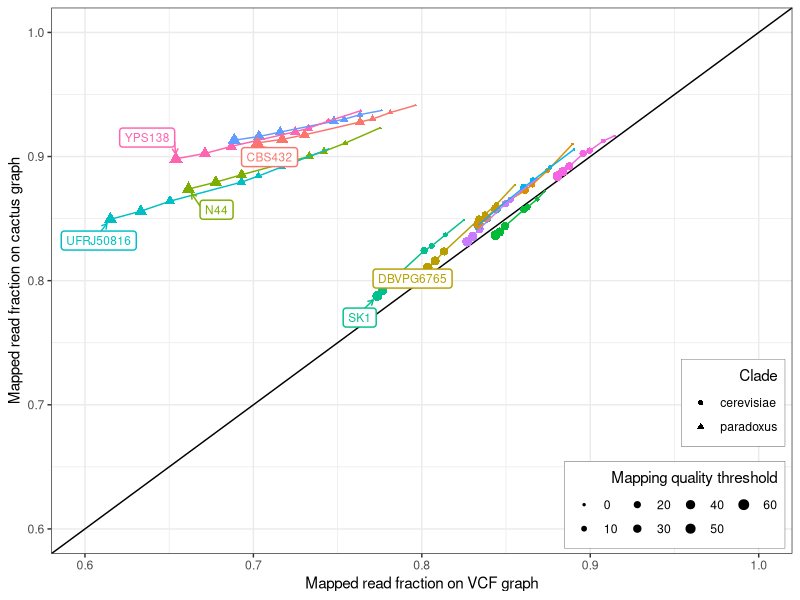
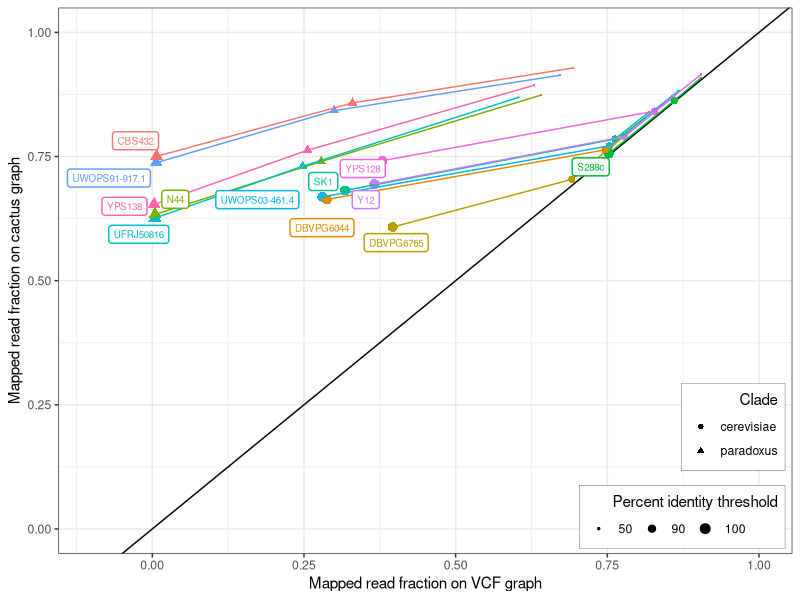
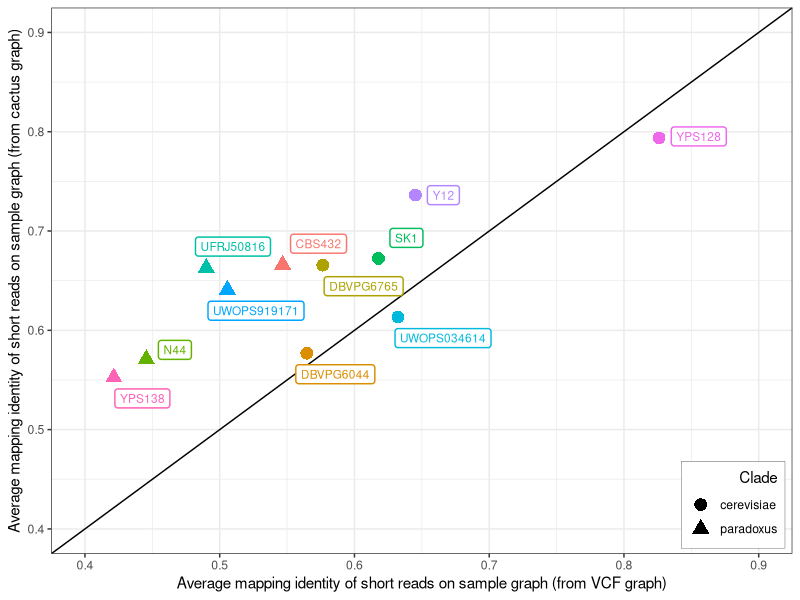
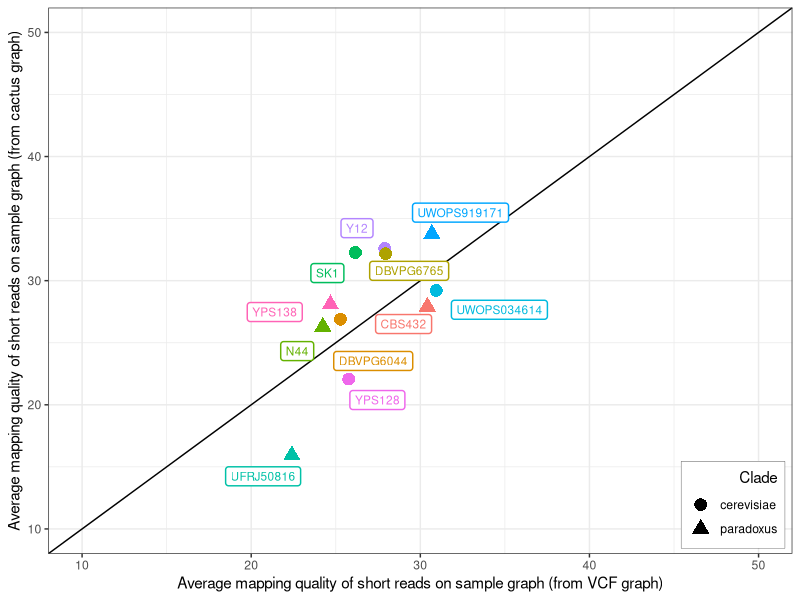

Write R code to recreate these figures, in order.
library(tidyverse)
library(magrittr)
library(ggrepel)

##############
#Read mapping#
##############

construct <- read_tsv("data/yeast/yeast.mapping.constructunion.all.tsv", col_names = c("mapq_gt0", "mapq_ge10", "mapq_ge20", "mapq_ge30", "mapq_ge40", "mapq_ge50", "mapq_ge60", "id_ge100", "id_ge90", "id_ge50", "all", "graph", "sample"))
cactus <- read_tsv("data/yeast/yeast.mapping.cactus.all.tsv", col_names = c("mapq_gt0", "mapq_ge10", "mapq_ge20", "mapq_ge30", "mapq_ge40", "mapq_ge50", "mapq_ge60", "id_ge100", "id_ge90", "id_ge50", "all", "graph", "sample"))

construct_new <- construct %>%
  gather("mapq_gt0", "mapq_ge10", "mapq_ge20", "mapq_ge30", "mapq_ge40", "mapq_ge50", "mapq_ge60", "id_ge100", "id_ge90", "id_ge50", key="filter", value="construct_number") %>%
  mutate(construct_fraction = construct_number / all) %>%
  select(sample, filter, construct_fraction)

cactus_new <- cactus %>%
  gather("mapq_gt0", "mapq_ge10", "mapq_ge20", "mapq_ge30", "mapq_ge40", "mapq_ge50", "mapq_ge60", "id_ge100", "id_ge90", "id_ge50", key="filter", value="cactus_number") %>%
  mutate(cactus_fraction = cactus_number / all) %>%
  select(sample, filter, cactus_fraction)

# Mapping quality plot
pdf('pdf/yeast-mapping-quality-all.pdf', 6, 6)
construct_new %>%
  inner_join(cactus_new, by=c("sample", "filter")) %>%
  filter(filter %in% c("mapq_gt0", "mapq_ge10", "mapq_ge20", "mapq_ge30", "mapq_ge40", "mapq_ge50", "mapq_ge60")) %>%
  mutate(filter = factor(filter, levels = c("mapq_gt0", "mapq_ge10", "mapq_ge20", "mapq_ge30", "mapq_ge40", "mapq_ge50", "mapq_ge60"), labels = c("0", "10", "20", "30", "40", "50", "60"))) %>%
  mutate(clade=ifelse(sample %in% c("UWOPS91-917.1","UFRJ50816","YPS138","N44","CBS432"), 'paradoxus', 'cerevisiae')) %>%
  ggplot(aes(construct_fraction, cactus_fraction, color=sample, pch=clade)) +
  geom_abline(intercept=0) +
  geom_point(aes(size=filter)) +
  geom_line() +
  geom_label_repel(aes(label=ifelse(filter==60, sample, '')),
                   point.padding=.5, box.padding=.5,
                   min.segment.length=0, size=3, seed=123,
                   alpha=1, segment.size=.5, label.size=.5,
                   arrow=arrow(length = unit(0.01, "npc"))) + 
  labs(color="Strain", size="Mapping quality threshold",
       x="Mapped read fraction on VCF graph",
       y="Mapped read fraction on cactus graph", pch="Clade") +
  coord_cartesian(xlim=c(0.6,1), ylim=c(0.6,1)) +
  scale_size_discrete(range=c(.5,3)) +
  theme_bw() +
  theme(legend.position=c(.99,.01), legend.justification=c(1, 0),
        legend.box.just='right',
        legend.background=element_rect(colour='black', size=.1)) +
  guides(pch=guide_legend(order=1, title.hjust=1),
         size=guide_legend(ncol=4, order=3, title.hjust=1), color=FALSE)
dev.off()

# Mapping percent identity plot
pdf('pdf/yeast-mapping-identity-all.pdf', 6, 6)
construct_new %>%
  inner_join(cactus_new, by=c("sample", "filter")) %>%
  filter(filter %in% c("id_ge100", "id_ge90", "id_ge50")) %>%
  mutate(filter = factor(filter, levels = c("id_ge50", "id_ge90", "id_ge100"), labels = c("50", "90", "100"))) %>%
  mutate(clade=ifelse(sample %in% c("UWOPS91-917.1","UFRJ50816","YPS138","N44","CBS432"), 'paradoxus', 'cerevisiae')) %>%
  ggplot(aes(construct_fraction, cactus_fraction, color=sample, pch=clade)) +
  geom_abline(intercept=0) +
  geom_point(aes(size=filter)) +
  geom_line() +
  geom_label_repel(aes(label=ifelse(filter==100, sample, '')),
                   point.padding=.25, box.padding=.25,
                   min.segment.length=Inf, size=2.5, seed=123,
                   nudge_y=-.01, nudge_x=-.01,
                   alpha=1, label.size=.5) + 
  labs(color="Strain", size="Percent identity threshold",
       x="Mapped read fraction on VCF graph",
       y="Mapped read fraction on cactus graph", pch="Clade") +
  coord_cartesian(xlim=c(-.1,1), ylim=c(0,1)) +
  scale_size_discrete(range=c(.5,3)) +
  theme_bw() +
  theme(legend.position=c(.99,.01), legend.justification=c(1, 0),
        legend.box.just='right',
        legend.background=element_rect(colour='black', size=.1)) +
  guides(pch=guide_legend(order=1, title.hjust=1),
         size=guide_legend(ncol=4, order=3, title.hjust=1), color=FALSE)
dev.off()


###############
#SV genotyping#
###############

data <- read_tsv("data/yeast/all.strains.ids_and_mapqs.mean.tsv", col_names=c("strain", "cactus_id", "vcf_id", "linear_id", "cactus_mapq", "vcf_mapq", "linear_mapq"))

# Mapping identity plot
pdf('pdf/yeast-genotyping-identity-all.pdf', 6, 6)
data %>%
  mutate(clade=ifelse(strain %in% c("UWOPS919171","UFRJ50816","YPS138","N44","CBS432"), 'paradoxus', 'cerevisiae')) %>%
  ggplot(aes(vcf_id, cactus_id, color=strain, shape=clade)) +
  geom_abline(intercept=0) +
  geom_point(size=4) +
  geom_label_repel(aes(label=strain),
                   point.padding=.25, box.padding=.5,
                   min.segment.length=Inf, size=3, seed=123,
                   nudge_x=.01,
                   alpha=1, label.size=.5) + 
  labs(color="Strain", shape="Clade",
       x="Average mapping identity of short reads on sample graph (from VCF graph)",
       y="Average mapping identity of short reads on sample graph (from cactus graph)") +
  coord_cartesian(xlim=c(0.4,0.9), ylim=c(0.4,0.9)) +
  theme_bw() +
  theme(legend.position=c(.99,.01), legend.justification=c(1, 0),
        legend.box.just='right',
        legend.background=element_rect(colour='black', size=.1)) +
  guides(color=FALSE, shape=guide_legend(order=1, title.hjust=1))
dev.off()

# Mapping quality plot
pdf('pdf/yeast-genotyping-quality-all.pdf', 6, 6)
data %>%
  mutate(clade=ifelse(strain %in% c("UWOPS919171","UFRJ50816","YPS138","N44","CBS432"), 'paradoxus', 'cerevisiae')) %>%
  ggplot(aes(vcf_mapq, cactus_mapq, color=strain, shape=clade)) +
  geom_abline(intercept=0) +
  geom_point(size=4) +
  geom_label_repel(aes(label=strain),
                   point.padding=.25, box.padding=.5,
                   min.segment.length=Inf, size=3, seed=123,
                   nudge_x=-.01,
                   alpha=1, label.size=.5) + 
  labs(color="Strain", shape="Clade",
       x="Average mapping quality of short reads on sample graph (from VCF graph)",
       y="Average mapping quality of short reads on sample graph (from cactus graph)") +
  coord_cartesian(xlim=c(10,50), ylim=c(10,50)) +
  theme_bw() +
  theme(legend.position=c(.99,.01), legend.justification=c(1, 0),
        legend.box.just='right',
        legend.background=element_rect(colour='black', size=.1)) +
  guides(color=FALSE, shape=guide_legend(order=1, title.hjust=1))
dev.off()
